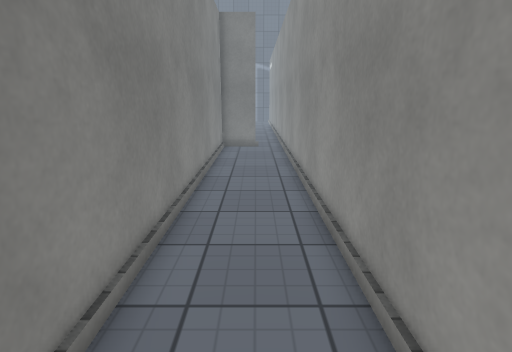
view 1 (above)

17 first-person views from a walk through a scene from a Unity 3-D project. The camera is 1.5 m above the floor, tilts 14° down and sees 80° across. The floor is counted in squares, 0.5 m on a side. Each view is taken from the middle of a square. On the plan, view 1 faces up. The plan holds only what a view shows up to about 20 squares ahead; the rest is blank. The place goes on beyond the plan. The player is left out. Door leaves are left out, so doorways stand open. Surface patterns are stand-ins for the level's own textures.

view 2
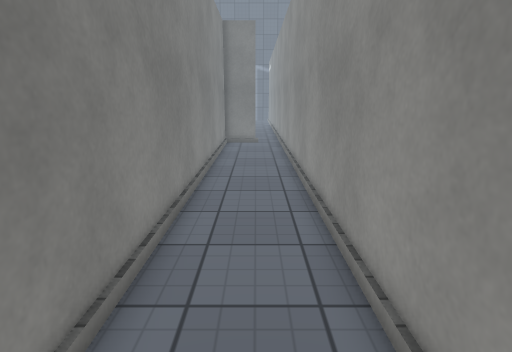

view 3
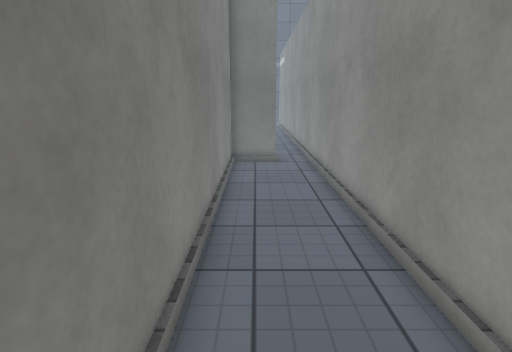

view 4
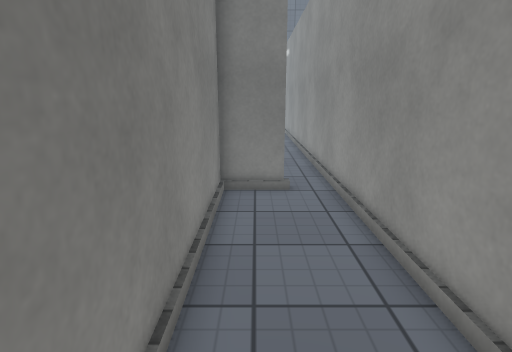

view 5
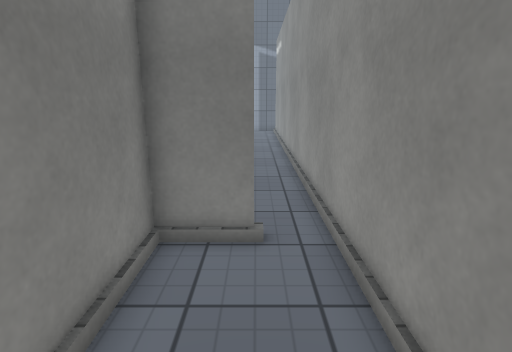

view 6
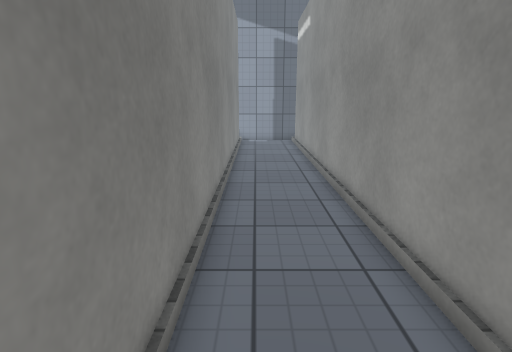

view 7
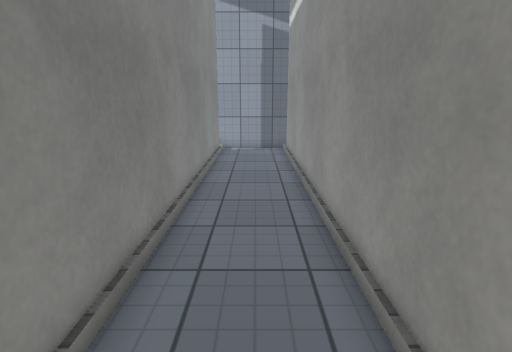

view 8
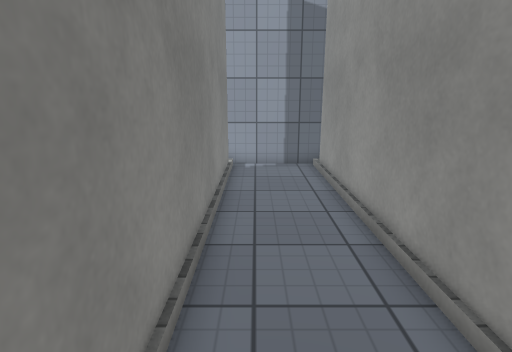

view 9
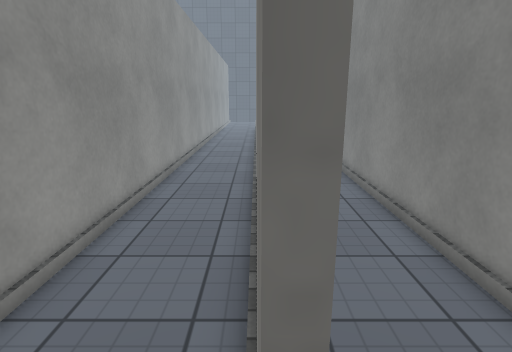

view 10
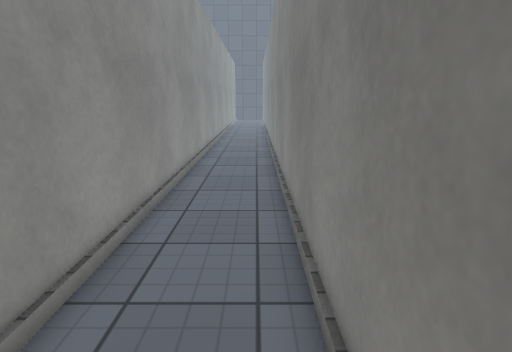

view 11
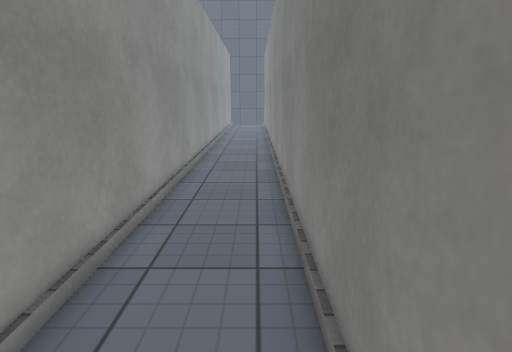

view 12
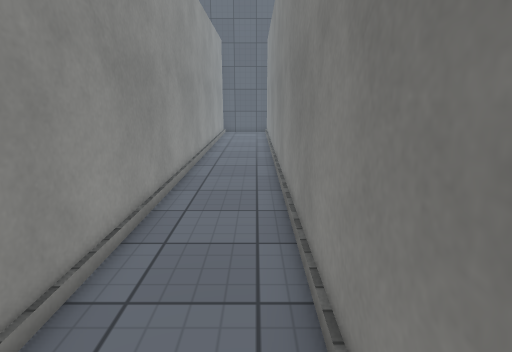

view 13
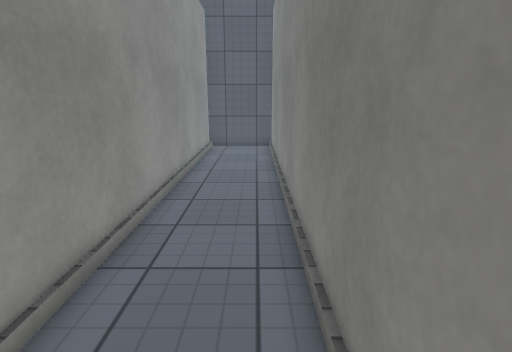

view 14
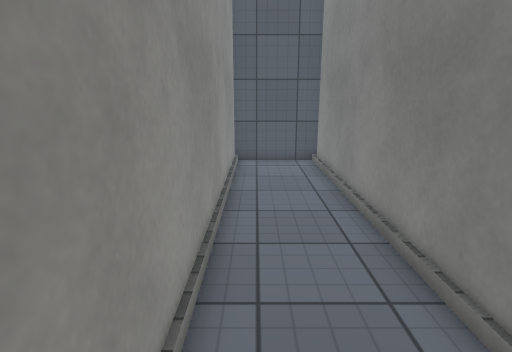

view 15
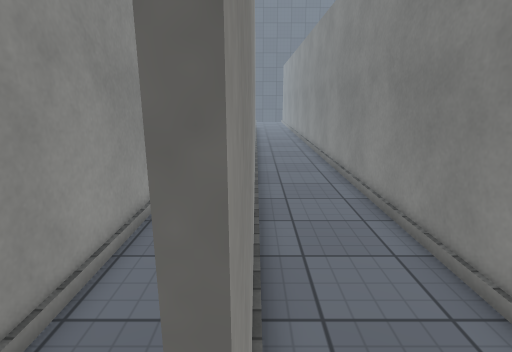

view 16
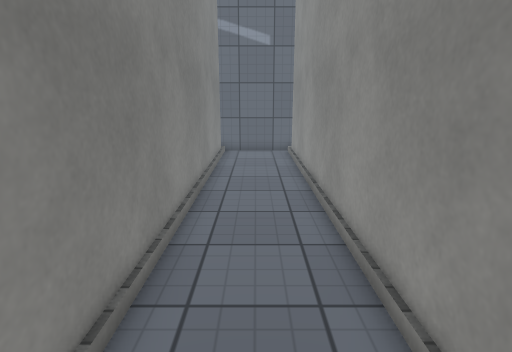

view 17
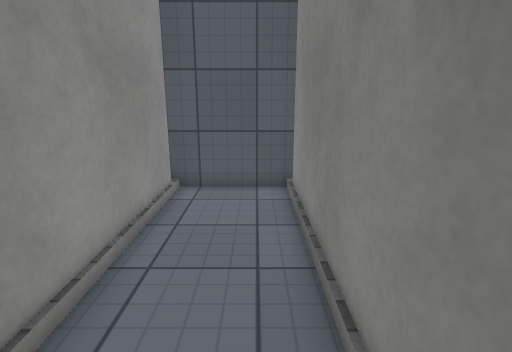

### Floor plan
Points are (right, up) in squares from view 1. A wall is a line through its corners. A room is listed if a view was taken in it or the views show most of it. See-through windows are left out.
Room 1 (views 1, 2, 3, 4, 5, 6, 7, 8, 17)
walls: (0, 20.2) (-2.2, 20.2) (-2.2, -3); (-2.2, 43.5) (-2.2, 22.1); (1.9, -3) (1.9, 43.5); (-2.4, -3.5) (2.1, -3.5)
ways out: opening at (2, 44) to room 2; opening at (-2, 44)
Room 2 (views 9, 10, 11, 12, 13, 14, 16)
walls: (2, 43.5) (2, -3); (6, -3) (6, 43.5); (2.1, -3.5) (6.1, -3.5)
ways out: opening at (2, 44) to room 1; opening at (6, 44) to room 3
Room 3 (view 15)
walls: (9.3, 35) (9.3, 40.8)
ways out: opening at (6, 44) to room 2

Where each view was taken, in squares from view 1:
view 1: 0 up, 0 right, facing up
view 2: 2 down, 0 right, facing up
view 3: 5 up, 1 left, facing up
view 4: 10 up, 1 left, facing up
view 5: 14 up, 0 right, facing up
view 6: 21 up, 1 left, facing up
view 7: 25 up, 0 right, facing up
view 8: 30 up, 1 left, facing up
view 9: 44 up, 2 right, facing down
view 10: 44 up, 3 right, facing down
view 11: 35 up, 3 right, facing down
view 12: 26 up, 3 right, facing down
view 13: 17 up, 3 right, facing down
view 14: 12 up, 5 right, facing down
view 15: 44 up, 6 right, facing down
view 16: 26 up, 4 right, facing up
view 17: 7 up, 1 left, facing down
